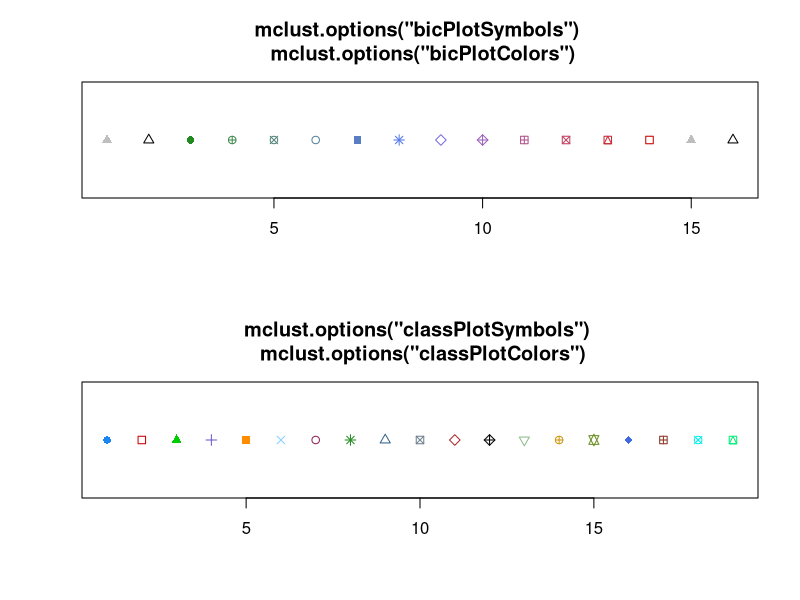

Generate this figure with R:
library(mclust)


### Name: mclust.options
### Title: Default values for use with MCLUST package
### Aliases: mclust.options
### Keywords: cluster

### ** Examples

opt <- mclust.options() # save default values
irisBIC <- mclustBIC(iris[,-5])
summary(irisBIC, iris[,-5])

mclust.options(emModelNames = c("EII", "EEI", "EEE"))
irisBIC <- mclustBIC(iris[,-5])
summary(irisBIC, iris[,-5])

mclust.options(opt)    # restore default values
mclust.options()

oldpar <- par(mfrow = c(2,1), no.readonly = TRUE)
n <- with(mclust.options(), 
          max(sapply(list(bicPlotSymbols, bicPlotColors),length)))
plot(seq(n), rep(1,n), ylab = "", xlab = "", yaxt = "n", 
     pch = mclust.options("bicPlotSymbols"), 
     col = mclust.options("bicPlotColors"))
title("mclust.options(\"bicPlotSymbols\") \n mclust.options(\"bicPlotColors\")")
n <- with(mclust.options(), 
          max(sapply(list(classPlotSymbols, classPlotColors),length)))
plot(seq(n), rep(1,n), ylab = "", xlab = "", yaxt = "n", 
     pch = mclust.options("classPlotSymbols"), 
     col = mclust.options("classPlotColors"))
title("mclust.options(\"classPlotSymbols\") \n mclust.options(\"classPlotColors\")")
par(oldpar)
